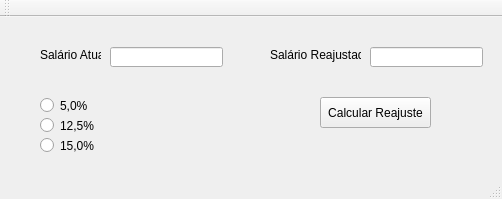
<?xml version="1.0" encoding="UTF-8"?>
<ui version="4.0">
 <class>MainWindow</class>
 <widget class="QMainWindow" name="MainWindow">
  <property name="geometry">
   <rect>
    <x>0</x>
    <y>0</y>
    <width>502</width>
    <height>199</height>
   </rect>
  </property>
  <property name="windowTitle">
   <string>MainWindow</string>
  </property>
  <widget class="QWidget" name="centralWidget">
   <widget class="QLabel" name="tlSalario_Atual">
    <property name="geometry">
     <rect>
      <x>40</x>
      <y>30</y>
      <width>61</width>
      <height>16</height>
     </rect>
    </property>
    <property name="text">
     <string>Salário Atual</string>
    </property>
   </widget>
   <widget class="QLineEdit" name="leSalario_Atual">
    <property name="geometry">
     <rect>
      <x>110</x>
      <y>30</y>
      <width>113</width>
      <height>20</height>
     </rect>
    </property>
   </widget>
   <widget class="QLabel" name="tlSalario_Reajustado">
    <property name="geometry">
     <rect>
      <x>270</x>
      <y>30</y>
      <width>91</width>
      <height>16</height>
     </rect>
    </property>
    <property name="text">
     <string>Salário Reajustado</string>
    </property>
   </widget>
   <widget class="QLineEdit" name="leSalario_Reajustado">
    <property name="geometry">
     <rect>
      <x>370</x>
      <y>30</y>
      <width>113</width>
      <height>20</height>
     </rect>
    </property>
   </widget>
   <widget class="QRadioButton" name="rb5">
    <property name="geometry">
     <rect>
      <x>40</x>
      <y>80</y>
      <width>82</width>
      <height>17</height>
     </rect>
    </property>
    <property name="text">
     <string>5,0%</string>
    </property>
   </widget>
   <widget class="QRadioButton" name="rb12">
    <property name="geometry">
     <rect>
      <x>40</x>
      <y>100</y>
      <width>82</width>
      <height>17</height>
     </rect>
    </property>
    <property name="text">
     <string>12,5%</string>
    </property>
   </widget>
   <widget class="QRadioButton" name="rb15">
    <property name="geometry">
     <rect>
      <x>40</x>
      <y>120</y>
      <width>82</width>
      <height>17</height>
     </rect>
    </property>
    <property name="text">
     <string>15,0%</string>
    </property>
   </widget>
   <widget class="QPushButton" name="pbCalcular_Reajuste">
    <property name="geometry">
     <rect>
      <x>320</x>
      <y>80</y>
      <width>111</width>
      <height>31</height>
     </rect>
    </property>
    <property name="font">
     <font>
      <pointsize>9</pointsize>
     </font>
    </property>
    <property name="text">
     <string>Calcular Reajuste</string>
    </property>
   </widget>
  </widget>
  <widget class="QMenuBar" name="menuBar">
   <property name="geometry">
    <rect>
     <x>0</x>
     <y>0</y>
     <width>502</width>
     <height>21</height>
    </rect>
   </property>
  </widget>
  <widget class="QToolBar" name="mainToolBar">
   <attribute name="toolBarArea">
    <enum>TopToolBarArea</enum>
   </attribute>
   <attribute name="toolBarBreak">
    <bool>false</bool>
   </attribute>
  </widget>
  <widget class="QStatusBar" name="statusBar"/>
 </widget>
 <layoutdefault spacing="6" margin="11"/>
 <resources/>
 <connections/>
</ui>
